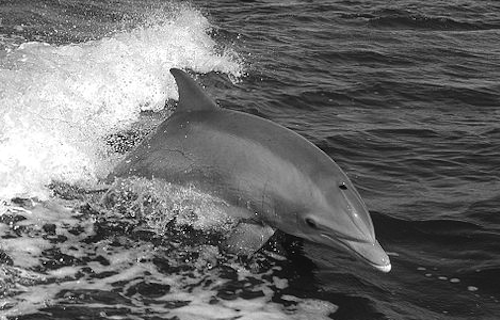
#> input picture dolphin.png, 500 x 320 px
$ python 1_basics.py   (Python 2 division)
#> lines starting #> are read from the running program, lines starting #| are printed output that depends on the picture; after the words box and inside, x2 and y2 are one past the last pixel; in counts of white or black regions, pixels touching at a corner belong together
import numpy as np
import cv2
import matplotlib
matplotlib.use("TkAgg")
from matplotlib import pyplot as plt

img = cv2.imread("dolphin.png")
#> img is the input picture: shape (320, 500, 3); min 0, max 255, mean 109.1
print img.dtype
#| uint8
print img.shape
#| (320, 500, 3)
img1 = img[101:104,201:204]
imred = img[:,:,0]
imgreen = img[:,:,1]
imblue = img[:,:,2]
print img[100,50]
#| [231 231 231]

implot = np.array(imgreen[256,:])
#> implot = 500 values, max 204 at index 143, min 9 at index 246, mean 80
implot1 = implot.tolist()
#> implot1 has the same summary as implot
plt.plot(implot1)
plt.savefig("abc.png")
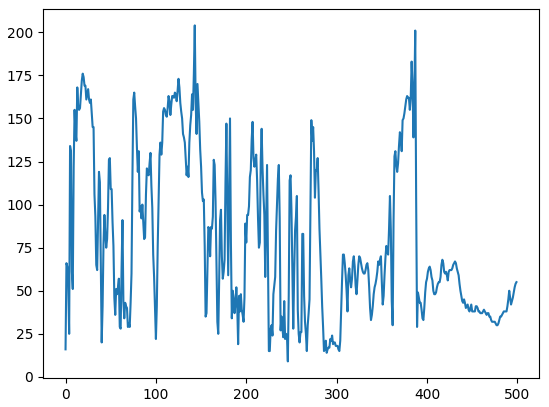
#> figure drawn by matplotlib, 1 panel; curve peaks at x = 143, y = 204

cv2.line(img,(1,480),(1280,480),(0,0,0),2)
cv2.imshow('image',img)
cv2.waitKey(1000)
cv2.imshow('imager',imred)
cv2.waitKey(1000)
cv2.imshow('imageg',imgreen)
cv2.waitKey(1000)
cv2.imshow('imageb',imblue)
cv2.waitKey(1000)

$ run again, with bicycle.png copied over dolphin.png
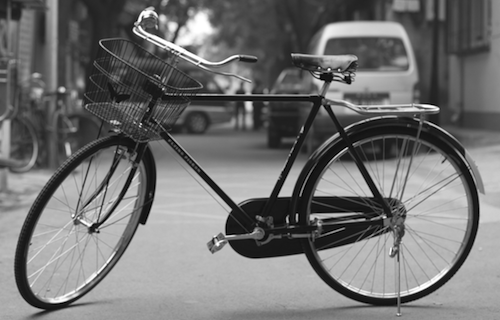
#> input picture bicycle.png, 500 x 320 px
#> img is the input picture: shape (320, 500, 3); min 0, max 255, mean 114.2
#| uint8
#| (320, 500, 3)
#| [99 99 99]
#> implot = 500 values, max 238 at index 111, min 10 at index 247, mean 156.8
#> implot1 has the same summary as implot
#> `plt.savefig("abc.png")`:
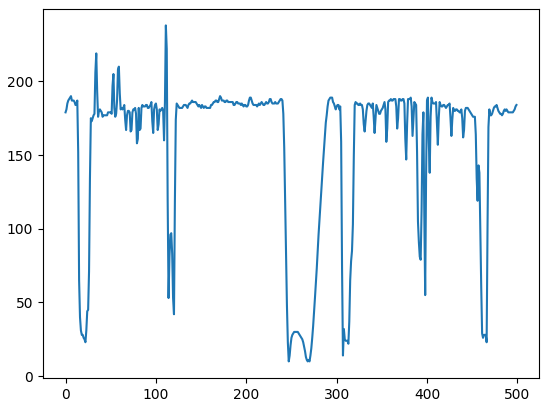
#> figure drawn by matplotlib, 1 panel; curve peaks at x = 111, y = 238

$ run again, with peppers.png copied over dolphin.png
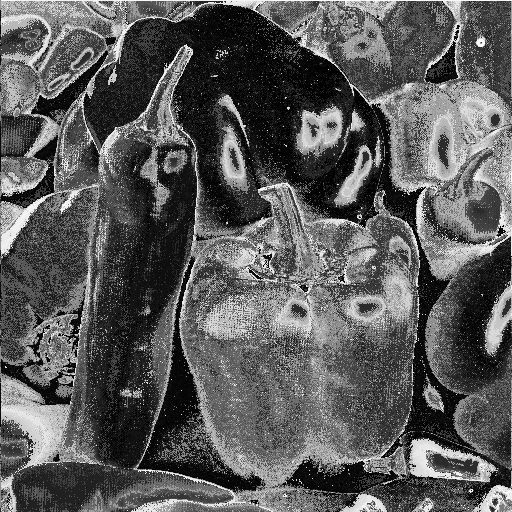
#> input picture peppers.png, 512 x 512 px
#> img is the input picture: shape (512, 512, 3); min 0, max 255, mean 90.1
#| uint8
#| (512, 512, 3)
#| [9 9 9]
#> implot = 512 values, max 237 at index 254, min 0 at index 502, mean 98.16
#> implot1 has the same summary as implot
#> `plt.savefig("abc.png")`:
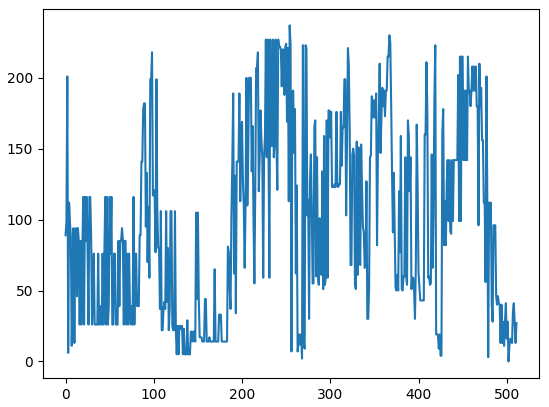
#> figure drawn by matplotlib, 1 panel; curve peaks at x = 254, y = 237
#> `cv2.line(img,(1,480),(1280,480),(0,0,0),2)`:
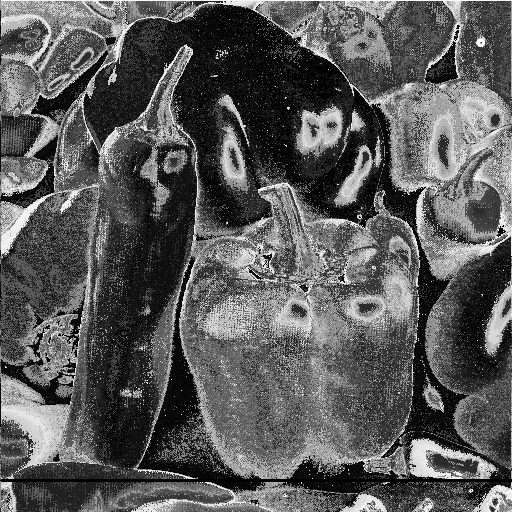
#> img: shape (512, 512, 3); 0.58% of pixels changed, all inside (x1, y1, x2, y2) = (0, 479, 512, 482)
